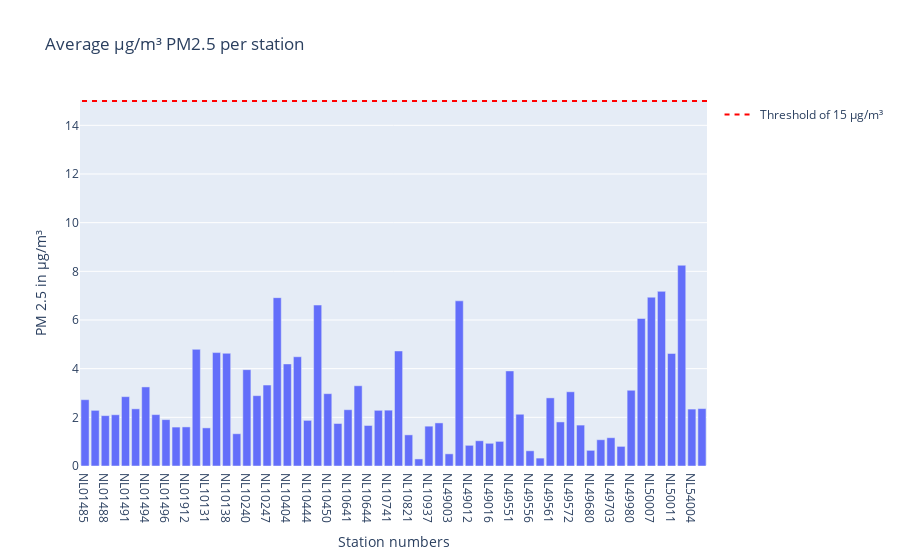

Notebook code for this chart:
### Code cell
bar_pm25_clean = px.bar(meanlocation_PM25_cleaned, x='station_number' , y= 'value', title='Average µg/m³ PM2.5 per station')
bar_pm25_clean.update_layout(yaxis_title='PM 2.5 in µg/m³', xaxis_title= "Station numbers", barmode='group') 
#bar.add_shape(type='line', y0=40, y1=40, xref='paper', x0=0, x1=1, line_color='red')
bar_pm25_clean.add_shape(
    legendrank=1,
    showlegend=True,
    type="line",
    xref="paper",
    line=dict(dash="5px", color='red'),
    x0=1,
    x1=0,
    y0=15,
    y1=15,
    name='Threshold of 15 µg/m³'
)

bar_pm25_clean.show()

### Figure 1 — Plotly figure (JSON) as saved in the notebook; plotly's stock layout.template omitted (floating-point values rounded to 4 significant figures)
{"data": [{"alignmentgroup": "True", "hovertemplate": "station_number=%{x}<br>value=%{y}<extra></extra>", "legendgroup": "", "marker": {"color": "#636efa", "pattern": {"shape": ""}}, "name": "", "offsetgroup": "", "orientation": "v", "showlegend": false, "textposition": "auto", "type": "bar", "x": ["NL01485", "NL01487", "NL01488", "NL01489", "NL01491", "NL01493", "NL01494", "NL01495", "NL01496", "NL01497", "NL01912", "NL01913", "NL10131", "NL10136", "NL10138", "NL10230", "NL10240", "NL10241", "NL10247", "NL10248", "NL10404", "NL10418", "NL10444", "NL10449", "NL10450", "NL10636", "NL10641", "NL10643", "NL10644", "NL10738", "NL10741", "NL10742", "NL10821", "NL10934", "NL10937", "NL10938", "NL49003", "NL49007", "NL49012", "NL49014", "NL49016", "NL49017", "NL49551", "NL49553", "NL49556", "NL49557", "NL49561", "NL49570", "NL49572", "NL49573", "NL49680", "NL49701", "NL49703", "NL49704", "NL49980", "NL50003", "NL50007", "NL50010", "NL50011", "NL50012", "NL54004", "NL54010"], "xaxis": "x", "y": [2.725, 2.288, 2.071, 2.106, 2.85, 2.35, 3.25, 2.112, 1.906, 1.6, 1.606, 4.794, 1.566, 4.661, 4.632, 1.326, 3.959, 2.891, 3.328, 6.918, 4.195, 4.489, 1.876, 6.614, 2.972, 1.747, 2.313, 3.298, 1.665, 2.288, 2.295, 4.727, 1.279, 0.29, 1.637, 1.771, 0.5, 6.787, 0.85, 1.037, 0.9333, 1.012, 3.908, 2.127, 0.625, 0.325, 2.8, 1.811, 3.05, 1.681, 0.6438, 1.08, 1.163, 0.8063, 3.113, 6.062, 6.938, 7.176, 4.625, 8.25, 2.339, 2.359], "yaxis": "y"}], "layout": {"barmode": "group", "legend": {"tracegroupgap": 0}, "shapes": [{"legendrank": 1, "line": {"color": "red", "dash": "5px"}, "name": "Threshold of 15 µg/m³", "showlegend": true, "type": "line", "x0": 1, "x1": 0, "xref": "paper", "y0": 15, "y1": 15}], "title": {"text": "Average µg/m³ PM2.5 per station"}, "xaxis": {"anchor": "y", "domain": [0, 1], "title": {"text": "Station numbers"}}, "yaxis": {"anchor": "x", "domain": [0, 1], "title": {"text": "PM 2.5 in µg/m³"}}}}
